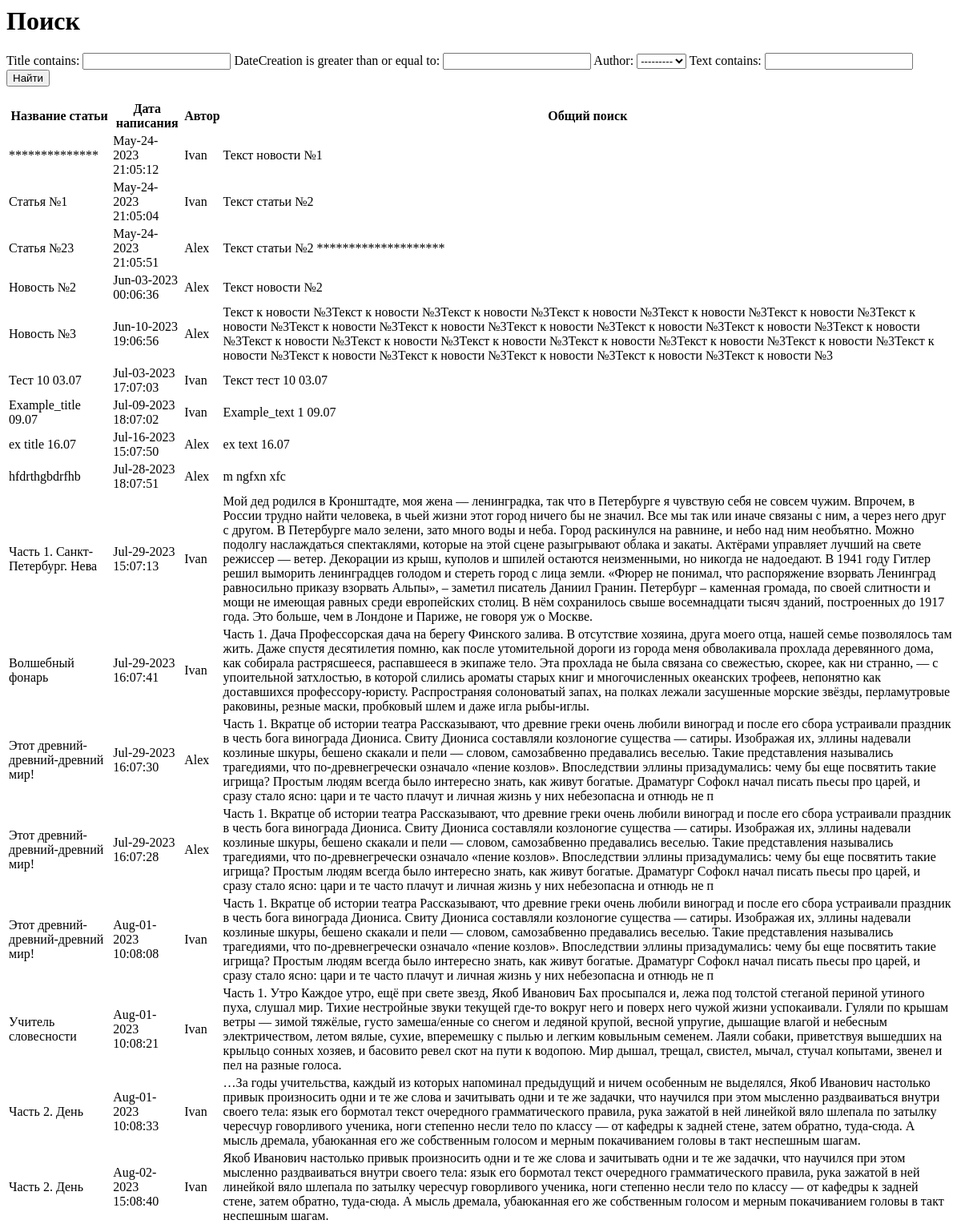
The page /news/search/ on the database as committed earlier.
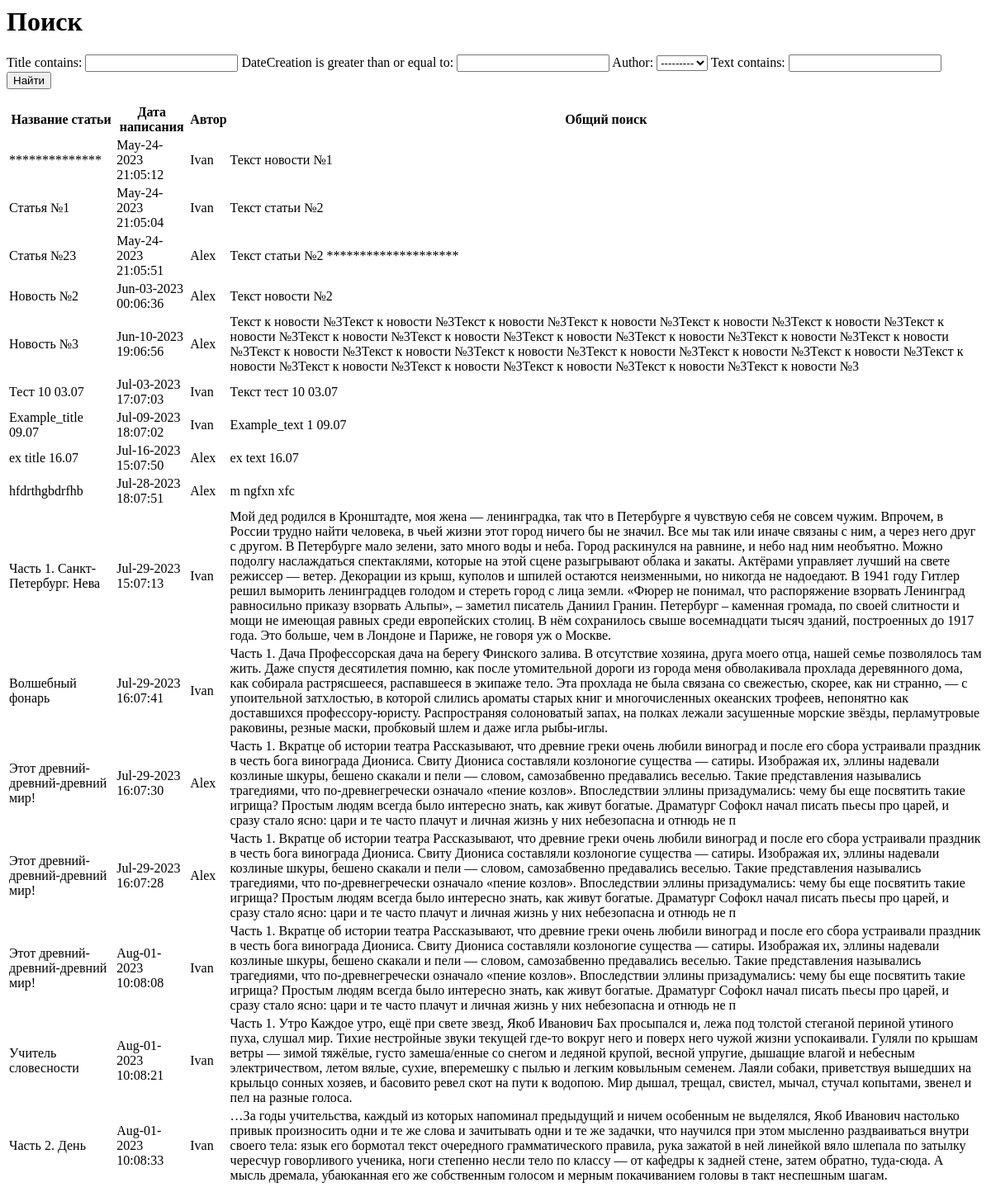
The same page on the database as committed later.
### newapp/models.py (models this page shows, shortened)
class Post(models.Model):
    author = models.ForeignKey(Author, on_delete=models.CASCADE)
    NEWS = 'NW'
    ARTICLE = 'AR'
    CATEGORY_CHOICES = (
        (NEWS, 'Новость'),
        (ARTICLE, 'Статья'),
    )
    categoryType = models.CharField(max_length=2, choices=CATEGORY_CHOICES, default=ARTICLE)
    dateCreation = models.DateTimeField(auto_now_add=True)
    postCategory = models.ManyToManyField(Category, through='PostCategory')
    title = models.CharField(max_length=128)
    text = models.TextField()
    rating = models.SmallIntegerField(default=0)

class Author(models.Model):
    authorUser = models.OneToOneField(User, on_delete=models.CASCADE)
    ratingAuthor = models.SmallIntegerField(default=0)
    def __str__(self):
        return self.authorUser.username

### newapp/views.py (the view)
# urls.py: path('search/', SearchListView.as_view()),
class SearchListView(ListView):
    model = Post
    template_name = 'search.html'
    context_object_name = 'search'
    def get_context_data(self, **kwargs):
        context = super().get_context_data(**kwargs)
        context['filter'] = NewsFilter(self.request.GET, queryset=self.get_queryset())
        return context

### newapp/templatetags/custom_filters.py (called while the page is built)
@register.filter(name='censor')
def censor(value):
    censored_words = ['плохое_слово_1', 'нежелательное_слово2', 'нежелательное_слово3']
    censored_value = value
    for word in censored_words:
        censored_value = censored_value.replace(word, '*' * len(word))
    return censored_value

### templates/search.html (shortened to what this page needs)
{% extends 'flatpages/default.html' %}
{% load custom_filters %}
{% block title %}
<h1>Поиск</h1>
{% endblock title %}
{% block content %}
<form method="GET">
    {{ filter.form }}
    <input type="submit" value="Найти">
</form>
<table>
        <thead>
            <th>
                Название статьи
            </th>
            <th>
                Дата написания
            </th>
            <th>
                Автор
            </th>
            <th>
                Общий поиск
            </th>
        </thead>
        {% for new in filter.qs %}
            <tr>
                <td>
                    {{ new.title|censor }}
                </td>
                <td>
                    {{ new.dateCreation|date:'M-d-Y H:m:s' }}
                </td>
                <td>
                    {{ new.author.authorUser }}
                </td>
                <td>
                    {{ new.text|censor }}
                </td>
            </tr>
        {% endfor %}
</table>
{% endblock content %}

Rows that differ between the two databases and show on the page:
removed Post: title|censor "Часть 2. День", dateCreation "Aug-02-2023 15:08:40", author.authorUser "Ivan", text|censor "Якоб Иванович настолько привык произносить одни и те же слова и зачитывать одни и те же задачки, что научился при этом мысленно раздваиваться внутри своего тела: язык его бормотал текст очередного грамматического правила, рука зажатой в ней линейкой вяло шлепала по затылку чересчур говорливого ученика, ноги степенно несли тело по классу — от кафедры к задней стене, затем обратно, туда-сюда. А мысль дремала, убаюканная его же собственным голосом и мерным покачиванием головы в такт неспешным шагам."
